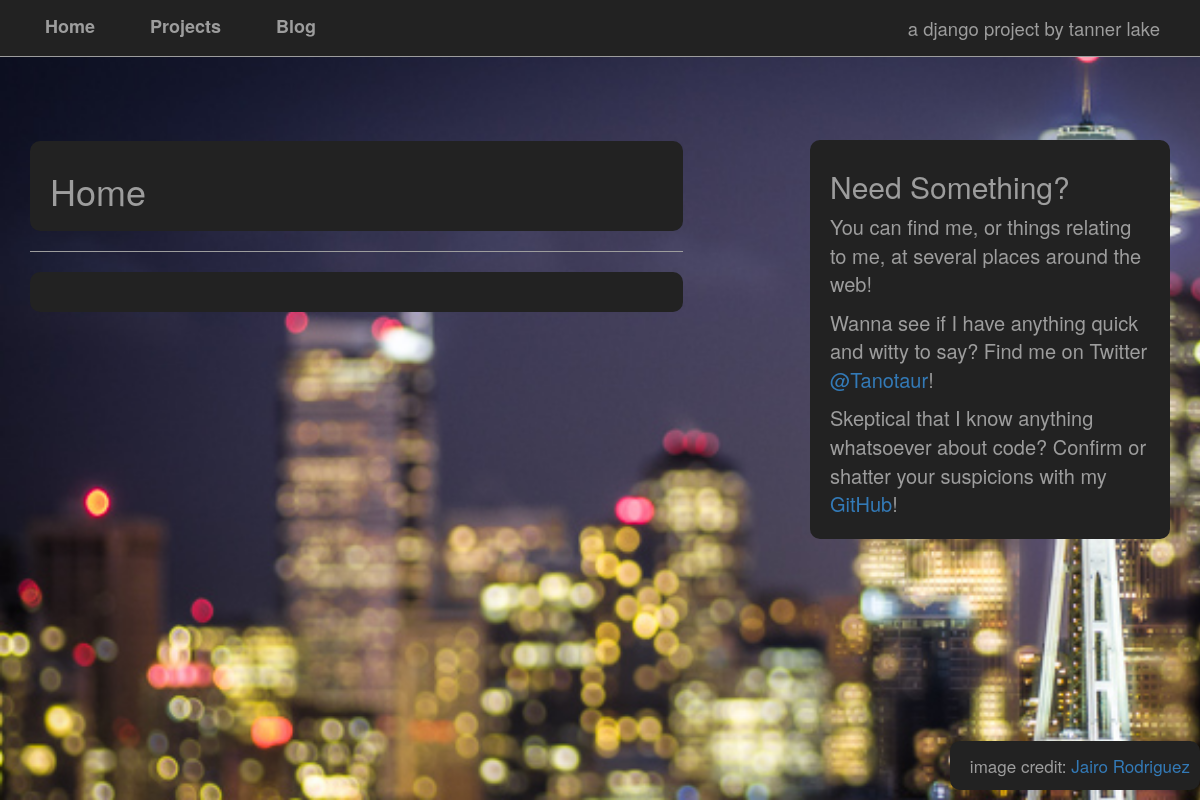
The app's page /, older data.
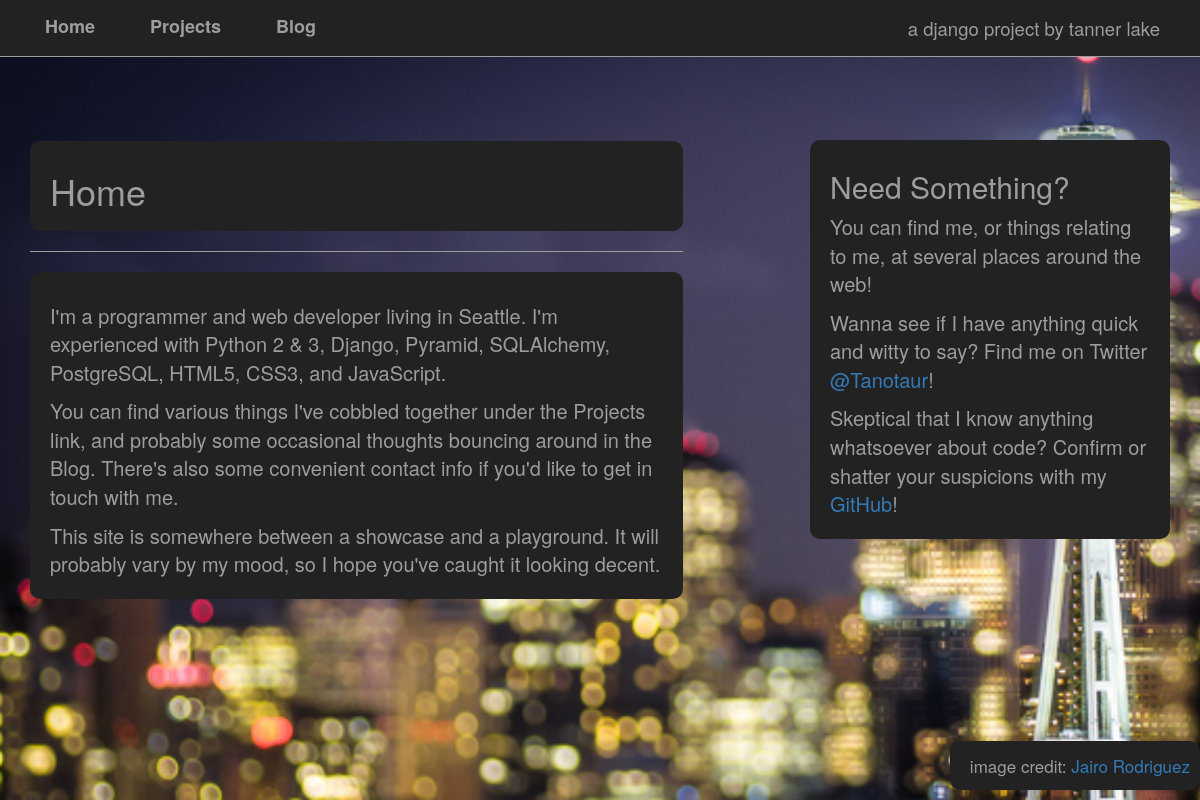
The same page, newer data.
### app_home/models.py (models this page shows, shortened)
@python_2_unicode_compatible
class HomePageMessage(models.Model):
    title = models.CharField(max_length=127)
    body = models.TextField()
    created = models.DateTimeField(auto_now_add=True)
    class Meta:
        get_latest_by = 'created'

### app_home/views.py (the view)
# urls.py: url(r'^$', HomePageView.as_view(), name='app_home-home'),
class HomePageView(ListView):
    model = HomePageMessage
    template_name = 'app_home/home.html'

### app_home/templates/app_home/home.html (shortened to what this page needs)
{% extends "base.html" %}
{% block pagehead %}
    <h1>Home</h1>
{% endblock %}
{% block content %}
    <article class='panel-default'>
        <p>{{ object_list.latest.body|linebreaks }}</p>
    </article>
{% endblock %}

Row changes from the older to the newer data that the page shows:
added HomePageMessage: latest.body "I'm a programmer and web developer living in Seattle. I'm experienced with Python 2 & 3, Django, Pyramid, SQLAlchemy, PostgreSQL, HTML5, CSS3, and JavaScript. You can find various things I've cobbled together under the Projects link, and probably some occasional thoughts bouncing around in the Blog. There's also some convenient contact info if you'd like to get in touch with me. This site is somewhere between a showcase and a playground. It will probably vary by my mood, so I hope you've caught it looking decent."
